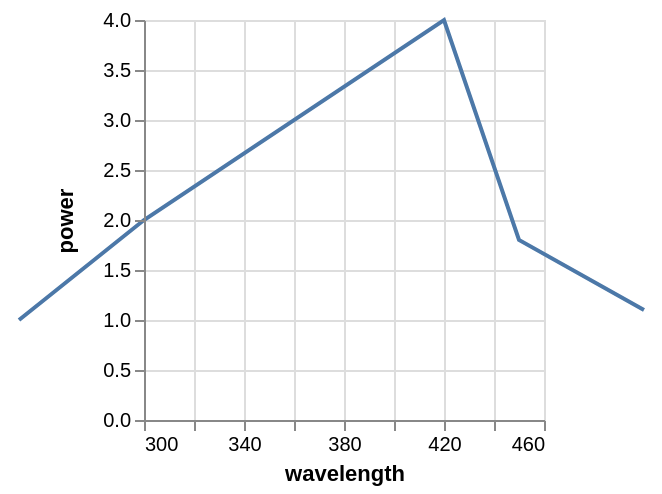

Write the Vega-Lite specification saved for this chart.
### Vega specification from a JSON file in a GitHub repository (floating-point values rounded to 4 significant figures)
{"$schema": "https://vega.github.io/schema/vega/v4.json", "autosize": "pad", "padding": 5, "width": 200, "height": 200, "style": "cell", "data": [{"name": "source_0", "values": [{"wavelength": 250, "power": 1}, {"wavelength": 300, "power": 2}, {"wavelength": 420, "power": 4}, {"wavelength": 450, "power": 1.8}, {"wavelength": 500, "power": 1.1}]}], "marks": [{"name": "marks", "type": "line", "style": ["line"], "sort": {"field": "datum[\"wavelength\"]", "order": "descending"}, "from": {"data": "source_0"}, "encode": {"update": {"stroke": {"value": "#4c78a8"}, "tooltip": {"signal": "{\"wavelength\": format(datum[\"wavelength\"], \"\"), \"power\": format(datum[\"power\"], \"\")}"}, "x": {"scale": "x", "field": "wavelength"}, "y": {"scale": "y", "field": "power"}, "defined": {"signal": "datum[\"wavelength\"] !== null && !isNaN(datum[\"wavelength\"]) && datum[\"power\"] !== null && !isNaN(datum[\"power\"])"}}}}], "scales": [{"name": "x", "type": "linear", "domain": [300, 450], "range": [0, {"signal": "width"}], "nice": true, "zero": false}, {"name": "y", "type": "linear", "domain": {"data": "source_0", "field": "power"}, "range": [{"signal": "height"}, 0], "nice": true, "zero": true}], "axes": [{"scale": "x", "orient": "bottom", "grid": false, "title": "wavelength", "labelFlush": true, "labelOverlap": true, "tickCount": {"signal": "floor(width/40) + 1"}, "zindex": 1}, {"scale": "x", "orient": "bottom", "gridScale": "y", "grid": true, "tickCount": {"signal": "floor(width/40) + 1"}, "domain": false, "labels": false, "maxExtent": 0, "minExtent": 0, "ticks": false, "zindex": 0}, {"scale": "y", "orient": "left", "grid": false, "title": "power", "labelOverlap": true, "tickCount": {"signal": "floor(height/40) + 1"}, "zindex": 1}, {"scale": "y", "orient": "left", "gridScale": "x", "grid": true, "tickCount": {"signal": "floor(height/40) + 1"}, "domain": false, "labels": false, "maxExtent": 0, "minExtent": 0, "ticks": false, "zindex": 0}], "config": {"axisY": {"minExtent": 30}}}
